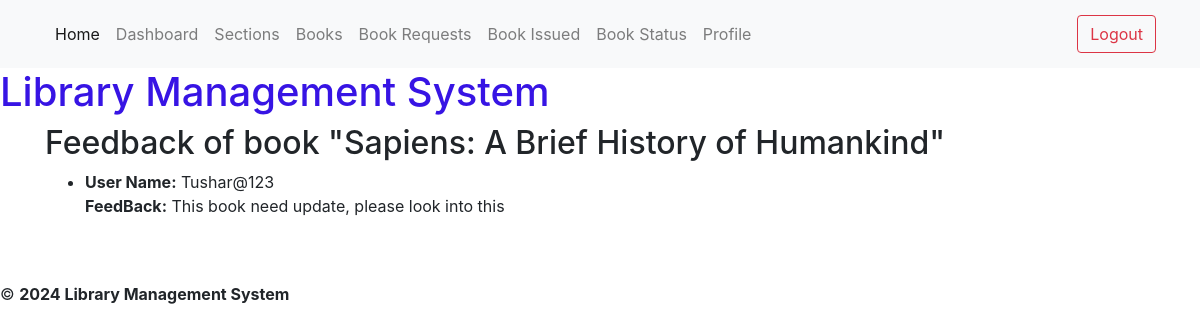
The page /feedback/read/Sapiens: A Brief History of Humankind (signed in) on the database its author committed.
### models.py (models this page shows)
class BookIssue(db.Model):
    id = db.Column(db.Integer, primary_key=True)
    user_name = db.Column(db.String(255), db.ForeignKey('user.username'), nullable=False)
    book_name = db.Column(db.String(255), db.ForeignKey('book.name'), nullable=False)
    book_author = db.Column(db.String(255), db.ForeignKey('book.authors'), nullable=False)
    issue_date = db.Column(db.Date, db.ForeignKey('book_request.request_date'), nullable=False)
    return_date = db.Column(db.Date, db.ForeignKey('book_request.return_date'))
    approved = db.Column(db.String(255),db.ForeignKey('book_request.status'), nullable=False)
    read = db.Column(db.String(255), db.ForeignKey('book.content'))
    feedback = db.Column(db.String(255), nullable=True)

### routes.py (the view)
@app.route('/feedback/read/<name>') # route to see the feedback for a book if given by the user
@check_return_and_revoke
@admin_required
def see_feedback(name):
    user_feedback = user_with_feedback(name)
    return render_template('see_feedback.html', user_feedback= user_feedback, name = name)

### routes.py (called while the page is built)
def check_return_and_revoke(func):
    @wraps(func)
    def wrapper(*args, **kwargs):
        issues = BookIssue.query.filter_by(approved='Accepted').all()
        for issue in issues:
            if datetime.now().date() > issue.return_date:
                issue.approved = 'Revoked'
                issue.return_date = datetime.now().date()
                db.session.commit()
        return func(*args, **kwargs)
    return wrapper

def admin_required(func):
    @wraps(func)
    def check(*args, **kwargs):
        if 'user_id' not in session:
            flash('Please login to continue')
            return redirect(url_for('login'))
        user = User.query.get(session['user_id'])
        if not user.is_admin:
            flash('You are not authorized to access this page')
            return redirect(url_for('index'))
        return func(*args, **kwargs)
    return check

def user_with_feedback(book_name):
    book_issues_with_feedback = BookIssue.query.filter_by(book_name=book_name).filter(BookIssue.feedback.isnot(None)).all()
    users_with_feedback = [(issue.user_name, issue.feedback) for issue in book_issues_with_feedback]
    return users_with_feedback

### templates/see_feedback.html (shortened to what this page needs)
{% extends 'admin_base.html'%}
{% block content %}
<h2>Feedback of book "{{ name }}"</h2>
<ul>
    {% for feedback in user_feedback %}
    <li>
        <strong>User Name:</strong> {{ feedback[0] }}<br>
        <strong>FeedBack:</strong> {{ feedback[1] }}<br>
    </li>
    {% endfor %}
</ul>
{% endblock%}

### rows shown on the page
BookIssue: book_name "Sapiens: A Brief History of Humankind", user_name "Tushar@123", feedback "This book need update, please look into this"
